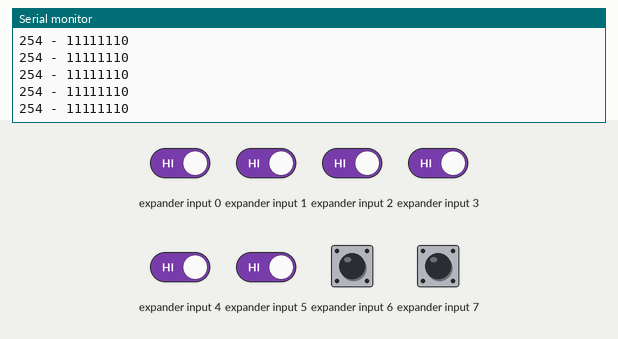
This sketch was run on a simulated Arduino Uno, built with avr-gcc and run on an emulated ATmega328P. Parts: the last lines printed to the serial monitor. Wiring (inferred from the names in the program): input shift register (74HC165): load pin 13; clock pin 16; serial out pin 12. Inputs (shaded band) come from the test bench; at power-on: expander input 0–7 HIGH.

Above: at 1.4 s.
1.5 s: expander input 0 driven LOW
At 1.96 s:
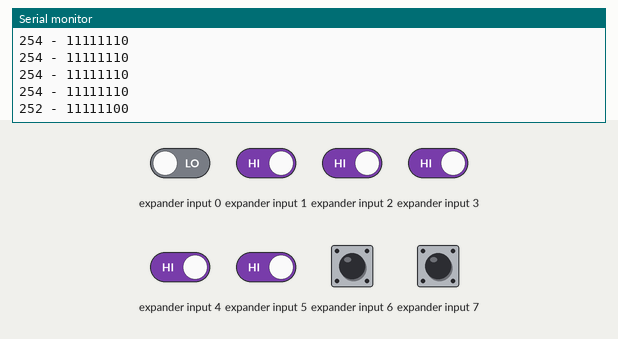
3.0 s: expander input 1 driven LOW
At 3.37 s:
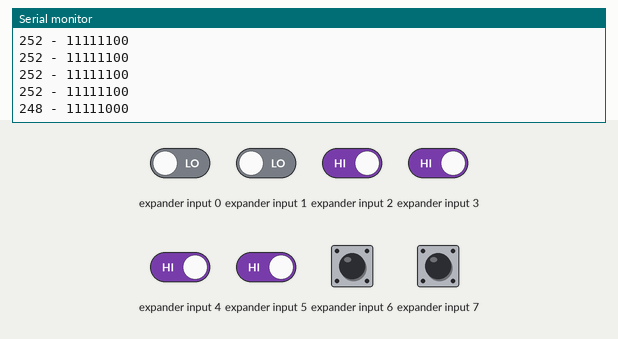
4.5 s: expander input 2 driven LOW
At 4.97 s:
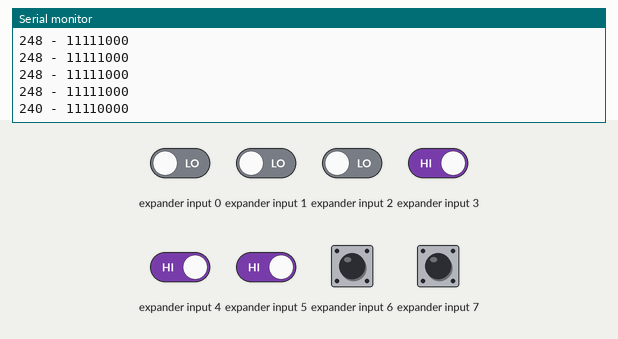
6.0 s: expander input 3 driven LOW
At 6.38 s:
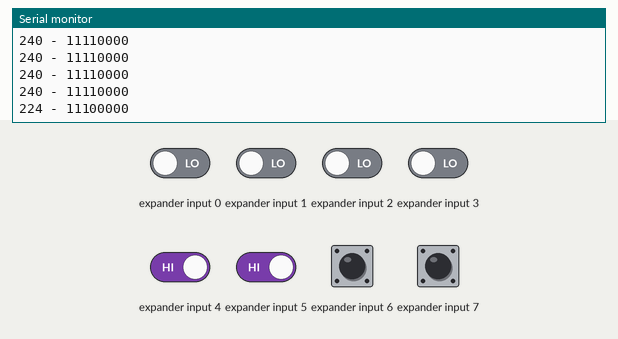
7.5 s: expander input 4 driven LOW
At 7.98 s:
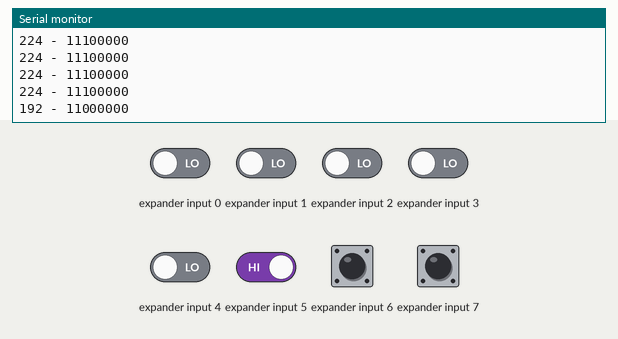
9.0 s: expander input 5 driven LOW
At 9.39 s:
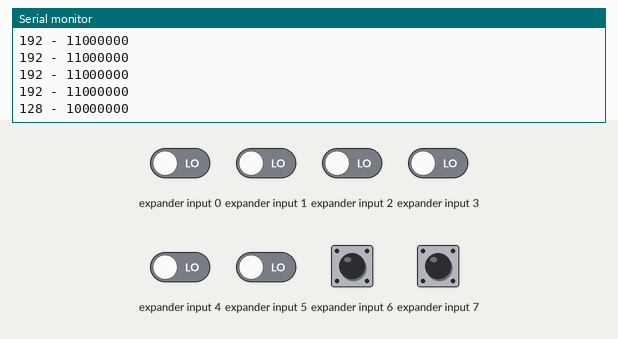
Timing chart, 0 to 11.5 s (numbered marks = the images above; inputs shaded):
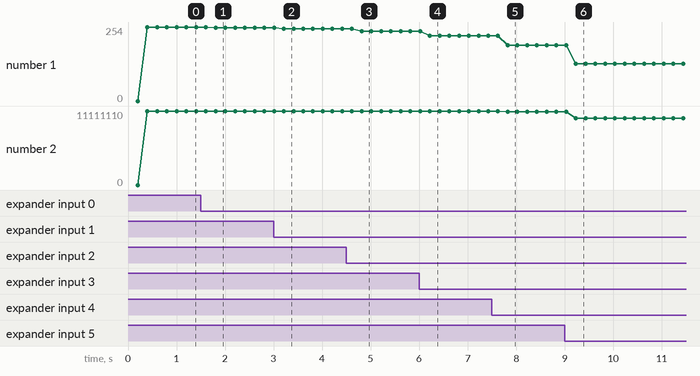

The sketch:

74HC165_1.ino
```cpp
/* Demo program that used input shift register
 * Use of the D1 Mini
 * ESP8266 GPIO 12 D6 pin  6 - pin 14 74HC595 SER   (DATA)
 * ESP8266 GPIO 13 D7 pin  7 - pin 12 74HC595 RCLK  (LATCH)
 * ESP8266 GPIO 15 D8 pin 16 - pin 11 74HC595 SRCLK (CLOCK)
 * ESP8266 3V3        pin  8 - pin 10 74HC595 /SRCLR
 *                           - pin 16 74HC595 VCC
 * ESP8266 3V3        pin 15 - pin  8 74HC595 GND
 *                           - pin 13 74HC595 /OE
  *///

const int dataPin = 12;   //Outputs the byte to transfer
const int loadPin = 13;   //Controls the internal transference of data in SN74HC595 internal registers (LATCH)
const int clockPin = 16;  //Generates the clock signal to control the transference of data
const int pause = 200;

void setup() {

pinMode(dataPin, INPUT);
pinMode(loadPin, OUTPUT);
pinMode(clockPin, OUTPUT);
Serial.begin(9600);
}

void loop()
{

  digitalWrite(loadPin, LOW);
  digitalWrite(loadPin, HIGH);
  byte Data = shiftIn(dataPin, clockPin, MSBFIRST);
  delay(pause);
  Serial.print(Data, DEC);
  Serial.print(" - ");
  Serial.println(Data, BIN);

}
```

Measured:
- after the input at 1.5 s, the serial monitor: prints a new line after 0.31 s (image 1)
- after the input at 3.0 s, the serial monitor: prints a new line after 0.21 s (image 2)
- after the input at 4.5 s, the serial monitor: prints a new line after 0.32 s (image 3)
- after the input at 6.0 s, the serial monitor: prints a new line after 0.22 s (image 4)
- after the input at 7.5 s, the serial monitor: prints a new line after 0.33 s (image 5)
- after the input at 9.0 s, the serial monitor: prints a new line after 0.23 s (image 6)
- plotted number 1: 254 → 252 after the input at 1.5 s, 252 → 248 after the input at 3.0 s, 248 → 240 after the input at 4.5 s, 240 → 224 after the input at 6.0 s, 224 → 192 after the input at 7.5 s
- plotted number 2: 11111110 → 11111100 after the input at 1.5 s, 11111100 → 11111000 after the input at 3.0 s, 11111000 → 11110000 after the input at 4.5 s, 11110000 → 11100000 after the input at 6.0 s, 11100000 → 11000000 after the input at 7.5 s
